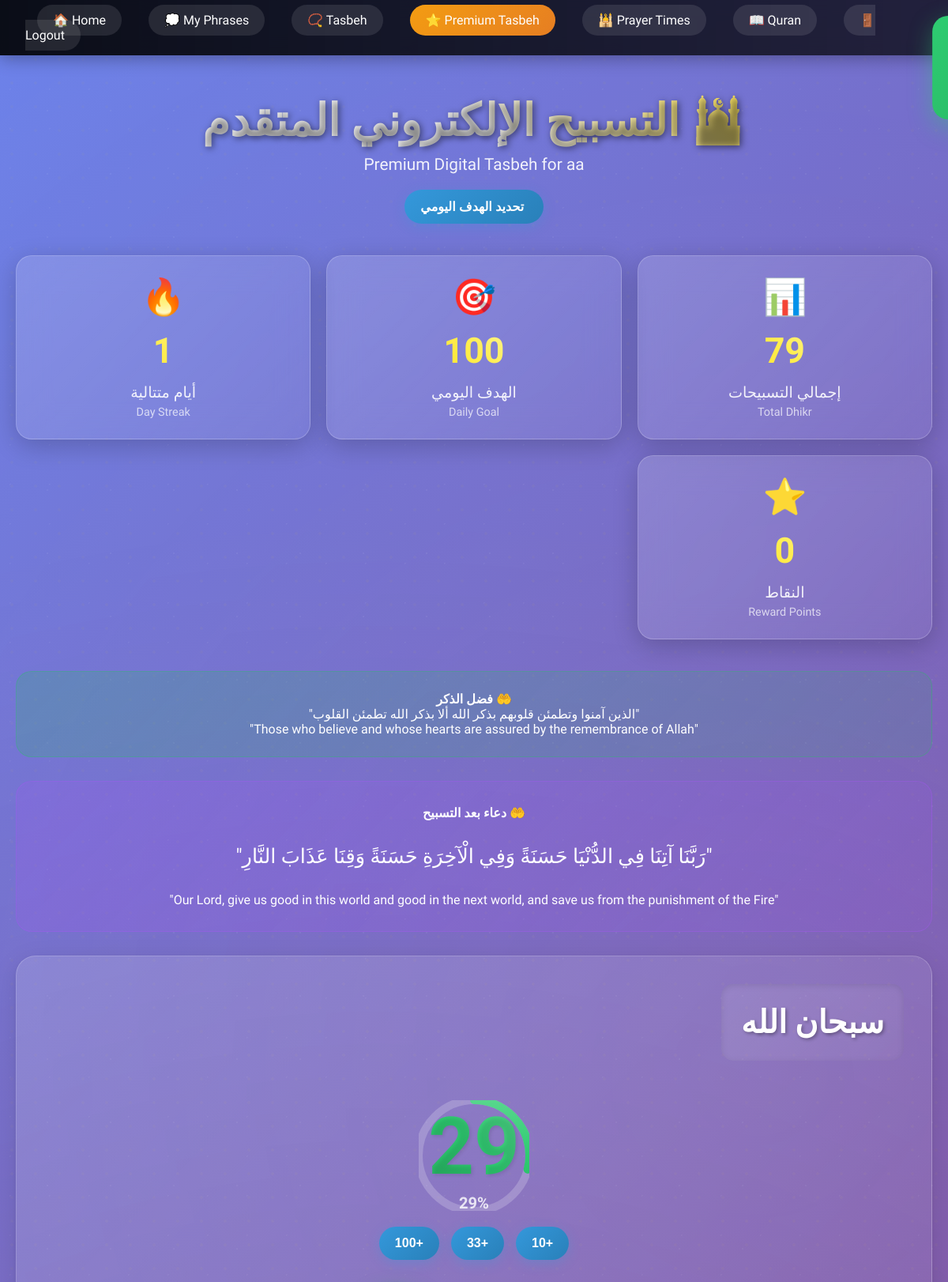
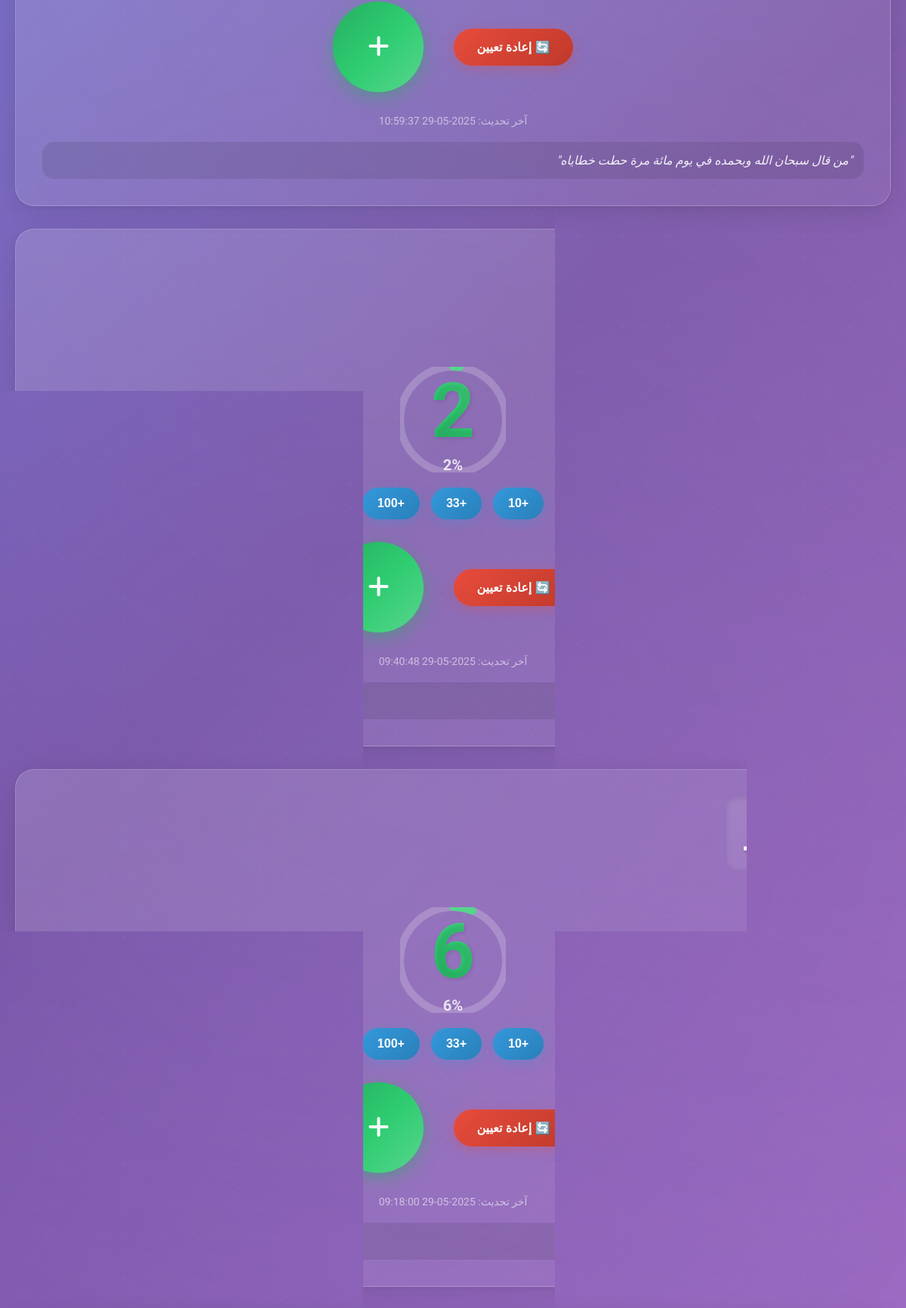
The page /tasbeh/premium (signed in, upper part) on the database its author committed (2 pictures, top to bottom).
### tables this page shows
CREATE TABLE tasbeh_counts (
            id INTEGER PRIMARY KEY AUTOINCREMENT,
            user_id INTEGER,
            phrase TEXT NOT NULL,
            count INTEGER DEFAULT 0,
            last_updated TIMESTAMP DEFAULT CURRENT_TIMESTAMP,
            FOREIGN KEY (user_id) REFERENCES users (id),
            UNIQUE(user_id, phrase)
        );

### app.py (the view)
@app.route('/tasbeh/premium')
def tasbeh_premium():
    if 'user_id' not in session:
        return redirect(url_for('login'))
    conn = get_db_connection()
    cursor = conn.cursor()
    cursor.execute('''
        SELECT phrase, count, last_updated
        FROM tasbeh_counts
        WHERE user_id = ?
        ORDER BY last_updated DESC
    ''', (session['user_id'],))
    user_counts = {}
    for row in cursor.fetchall():
        user_counts[row[0]] = {'count': row[1], 'last_updated': row[2]}
    conn.close()
    phrases_data = []
    for phrase in islamic_phrases:
        count_data = user_counts.get(phrase, {'count': 0, 'last_updated': None})
        phrases_data.append({
            'phrase': phrase,
            'count': count_data['count'],
            'last_updated': count_data['last_updated']
        })
    return render_template('tasbeh_premium.html', phrases=phrases_data, username=session.get('username'))

### app.py (called while the page is built)
def get_db_connection():
    db_path = '/app/data/app.db' if os.path.exists('/app/data') else 'app.db'
    return sqlite3.connect(db_path)

@app.context_processor
def inject_theme_settings():
    return {
        'theme_css': url_for('static', filename='css/theme.css'),
        'theme_js': url_for('static', filename='js/theme.js')
    }

### templates/tasbeh_premium.html (shortened to what this page needs)
<!DOCTYPE html>
<html lang="ar" dir="rtl">
<head>
    <link rel="stylesheet" href="https://cdnjs.cloudflare.com/ajax/libs/font-awesome/6.4.0/css/all.min.css">
</head>
<body>
    <nav class="navbar" style="direction: ltr;">
        <a href="{{ url_for('home') }}">🏠 Home</a>
        <a href="{{ url_for('my_phrases') }}">💭 My Phrases</a>
        <a href="{{ url_for('tasbeh') }}">📿 Tasbeh</a>
        <a href="{{ url_for('tasbeh_premium') }}" style="background: linear-gradient(135deg, #f39c12, #e67e22); color: white;">⭐ Premium Tasbeh</a>
        <a href="{{ url_for('prayer_times') }}">🕌 Prayer Times</a>
        <a href="{{ url_for('quran') }}">📖 Quran</a>
        <a href="{{ url_for('logout') }}">🚪 Logout</a>
    </nav>
    <div class="container">
        <div class="header">
            <h1>🕌 التسبيح الإلكتروني المتقدم</h1>
            <p>Premium Digital Tasbeh for {{ username }}</p>
            <div style="margin-top: 15px;">
                <button class="quick-add-btn" onclick="openGoalModal()">
                     تحديد الهدف اليومي
                </button>
            </div>
        </div>
        <div class="stats-dashboard">
            <div class="stat-card">
                <div class="stat-icon">📊</div>
                <div class="stat-value" id="totalCountStat">0</div>
                <div class="stat-label">إجمالي التسبيحات</div>
                <div class="stat-subtitle">Total Dhikr</div>
            </div>
            <div class="stat-card">
                <div class="stat-icon">🎯</div>
                <div class="stat-value" id="dailyGoalStat">100</div>
                <div class="stat-label">الهدف اليومي</div>
                <div class="stat-subtitle">Daily Goal</div>
            </div>
            <div class="stat-card">
                <div class="stat-icon">🔥</div>
                <div class="stat-value" id="streakStat">1</div>
                <div class="stat-label">أيام متتالية</div>
                <div class="stat-subtitle">Day Streak</div>
            </div>
            <div class="stat-card">
                <div class="stat-icon">⭐</div>
                <div class="stat-value" id="pointsStat">0</div>
                <div class="stat-label">النقاط</div>
                <div class="stat-subtitle">Reward Points</div>
            </div>
        </div>
        <div class="islamic-reminder">
            <h4>🤲 فضل الذكر</h4>
            <p>"الذين آمنوا وتطمئن قلوبهم بذكر الله ألا بذكر الله تطمئن القلوب"</p>
            <p>"Those who believe and whose hearts are assured by the remembrance of Allah"</p>
        </div>
        <div class="dua-section">
            <h4>🤲 دعاء بعد التسبيح</h4>
            <div class="dua-text">
                "رَبَّنَا آتِنَا فِي الدُّنْيَا حَسَنَةً وَفِي الْآخِرَةِ حَسَنَةً وَقِنَا عَذَابَ النَّارِ"
            </div>
            <p>"Our Lord, give us good in this world and good in the next world, and save us from the punishment of the Fire"</p>
        </div>
        {% for phrase_data in phrases %}
        <div class="phrase-container" style="animation-delay: {{ loop.index0 * 0.1 }}s">
            <div class="phrase-header">
                <div class="phrase-text">{{ phrase_data.phrase }}</div>
            </div>
            <div class="progress-section">
                <div class="progress-ring">
                    <svg class="progress-ring-circle">
                        <circle class="progress-ring-background" cx="70" cy="70" r="70"></circle>
                        <circle class="progress-ring-progress" cx="70" cy="70" r="70" id="progress-{{ loop.index0 }}"></circle>
                    </svg>
                    <div class="progress-ring-text">
                        <div class="count-display" id="count-{{ loop.index0 }}">{{ phrase_data.count }}</div>
                        <div class="progress-percentage" id="percentage-{{ loop.index0 }}">0%</div>
                    </div>
                </div>
            </div>
            <div class="quick-add-section">
                <button class="quick-add-btn" onclick="quickAdd('{{ phrase_data.phrase }}', 10, {{ loop.index0 }})">
                    +10
                </button>
                <button class="quick-add-btn" onclick="quickAdd('{{ phrase_data.phrase }}', 33, {{ loop.index0 }})">
                    +33
                </button>
                <button class="quick-add-btn" onclick="quickAdd('{{ phrase_data.phrase }}', 100, {{ loop.index0 }})">
                    +100
                </button>
            </div>
            <div class="counter-section">
                <button class="reset-btn" onclick="resetCount('{{ phrase_data.phrase }}', this, {{ loop.index0 }})">
                    🔄 إعادة تعيين
                </button>
                <button class="count-btn main" onclick="incrementCount('{{ phrase_data.phrase }}', {{ loop.index0 }}, this)">
                    <i class="fas fa-plus"></i>
                </button>
            </div>
            {% if phrase_data.last_updated %}
            <div class="last-updated">
                آخر تحديث: {{ phrase_data.last_updated }}
            </div>
            {% endif %}
            <div class="hadith-quote">
                {% if phrase_data.phrase == "سبحان الله" %}
                    "من قال سبحان الله وبحمده في يوم مائة مرة حطت خطاياه"
                {% elif phrase_data.phrase == "الحمد لله" %}
                    "الحمد لله تملأ الميزان"
                {% elif phrase_data.phrase == "الله أكبر" %}
                    "التكبير يملأ ما بين السماء والأرض"
                {% elif phrase_data.phrase == "لا إله إلا الله" %}
                    "أفضل الذكر لا إله إلا الله"
                {% endif %}
            </div>
        </div>
        {% endfor %}
    </div>
    <div class="achievement-notification" id="achievementNotification">
    </div>
</body>
</html>

### rows shown on the page
tasbeh_counts: phrase "سبحان الله", count "29", last_updated "2025-05-29 10:59:37", shows "\"من قال سبحان الله وبحمده في يوم مائة مرة حطت خطاياه\""
tasbeh_counts: count "2", last_updated "2025-05-29 09:40:48"
tasbeh_counts: phrase "الله أكبر", count "6", last_updated "2025-05-29 09:18:00"

### other values the page prints
{{ username }} "aa"
